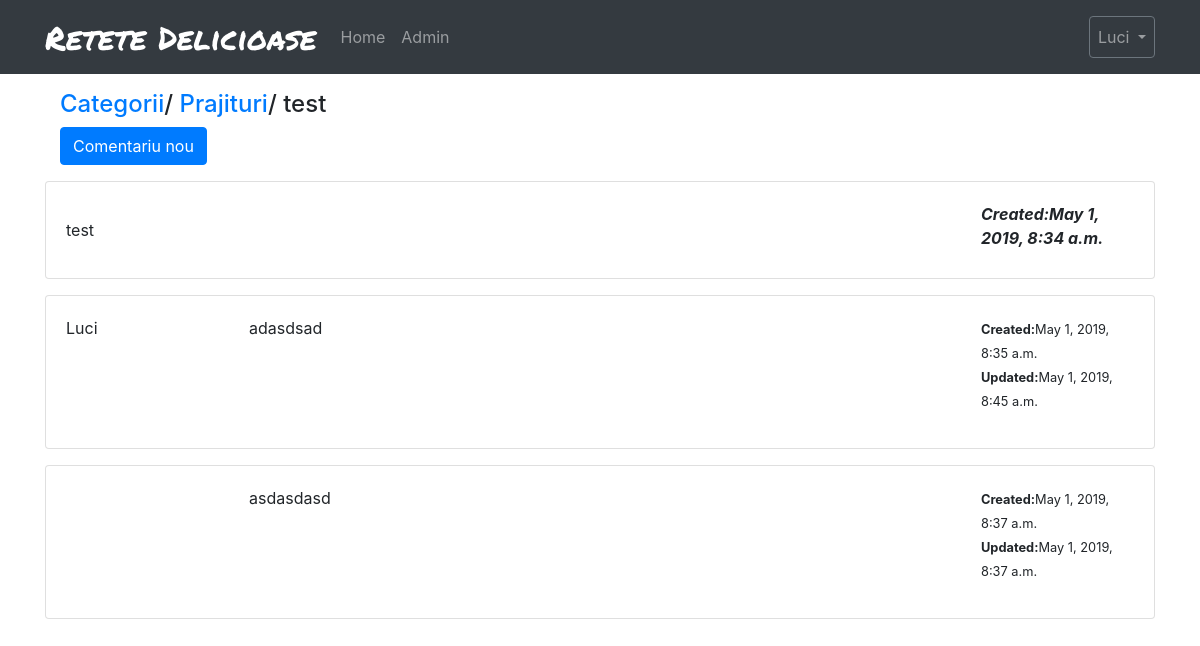
Before: /1/titluri/3/ (signed in) with the older database file.
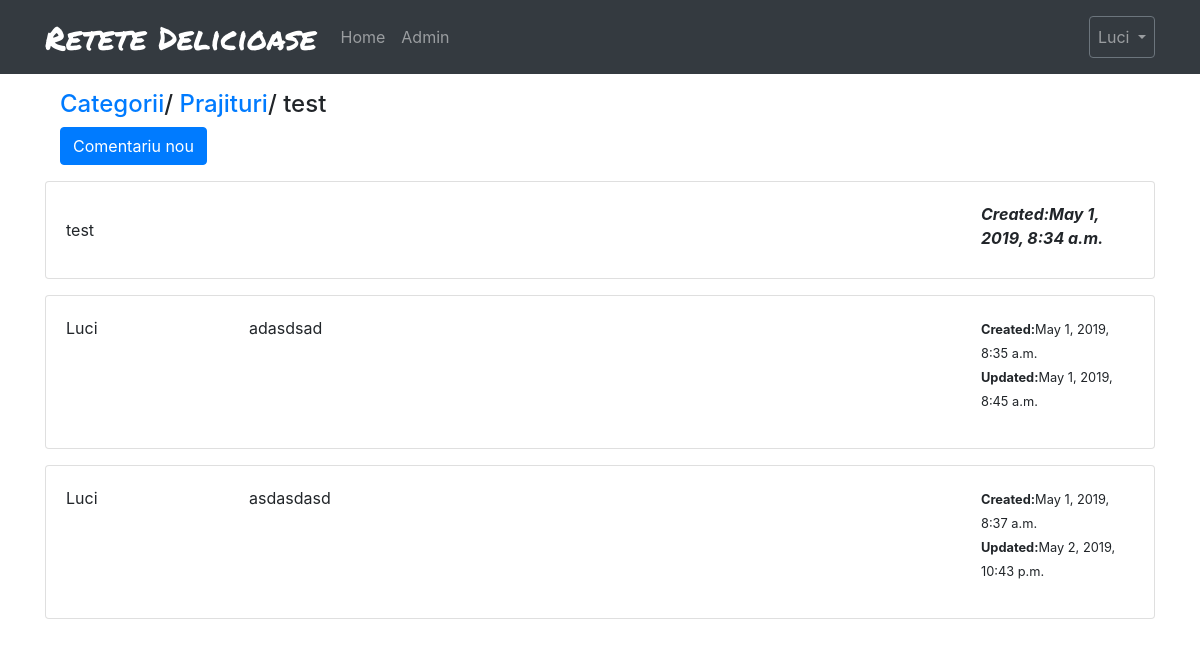
After: the same page with the newer database file.
### core/models.py (models this page shows, shortened)
class Discutii(models.Model):
    message = models.TextField(max_length=4000, blank=True)
    created_at = models.DateTimeField(auto_now_add=True)
    updated_at = models.DateTimeField(auto_now=True)
    topic = models.ForeignKey(Topics, related_name='posts', on_delete=models.CASCADE)
    created_by = models.ForeignKey(User, related_name='posts', on_delete=models.CASCADE, null=True, blank=True)
    class Meta:
        verbose_name = 'Discutie'
        verbose_name_plural = 'Discutii'
    def get_message_as_markdown(self):
        return mark_safe(markdown(self.message, safe_mode='escape'))

### core/views.py (the view)
# urls.py: path('<int:pk>/titluri/<int:topic_pk>/', views.postari, name='discutii'),
@login_required
def postari(request, pk, topic_pk):
    topic = get_object_or_404(Topics, categorie__pk=pk, pk=topic_pk)
    return render(request, 'core/discutii.html', {'topic': topic})

### core/models.py (called while the page is built)
    def get_reteta_as_markdown(self):
        return mark_safe(markdown(self.reteta, safe_mode='escape'))

### core/templates/core/discutii.html (shortened to what this page needs)
{% extends 'core/base.html' %}
{% load bootstrap3 %}
{% block breadcrumb %}
    <div class="container">
        <h4>
            <a href="{% url 'core:index' %}">Categorii</a>/
            <a href="{% url 'core:topics' topic.categorie.pk %}">{{ topic.categorie.name }}</a>/
            {{ topic.subject }}
        </h4>
    </div>
{% endblock %}
{% block content %}
    <div class="container">
        <a class="btn btn-primary" href="{% url 'core:comment' topic.categorie.pk topic.pk %}">Comentariu nou</a>
    </div>
    <div class="card">
        <div class="card-body">
            <div class="row">
                <div class="col-lg-9">
                    {{ topic.get_reteta_as_markdown|safe|linebreaks }}
                </div>
                <div class="col-lg-2 ml-auto">
                    <strong><i>Created:{{ topic.last_updated }}</i></strong>
                </div>
            </div>
        </div>
    </div>
    {% for msg in topic.posts.all %}
        {% if msg.message %}
        <div class="card">
            <div class="card-body">
                <div class="row">
                    <div class="col-lg-2">
                        <p>{{ msg.created_by.username.title }}</p>
                    </div>
                    <div class="col-lg-7">
                        {{ msg.get_message_as_markdown|safe|linebreaksbr }}
                    </div>
                    <div class="col-lg-2 ml-auto">
                        <p><small><strong>Created:</strong>{{ msg.created_at }}</small><br>
                            <small><strong>Updated:</strong>{{ msg.updated_at }}</small></p>
                    </div>
                </div>
            </div>
        </div>
        {% endif %}
    {% endfor %}
{% endblock %}

Changed rows visible on the page:
changed Discutii "asdasdasd": created_by.username (not shown) → "Luci"; updated_at "May 1, 2019, 8:37 a.m." → "May 2, 2019, 10:43 p.m."
